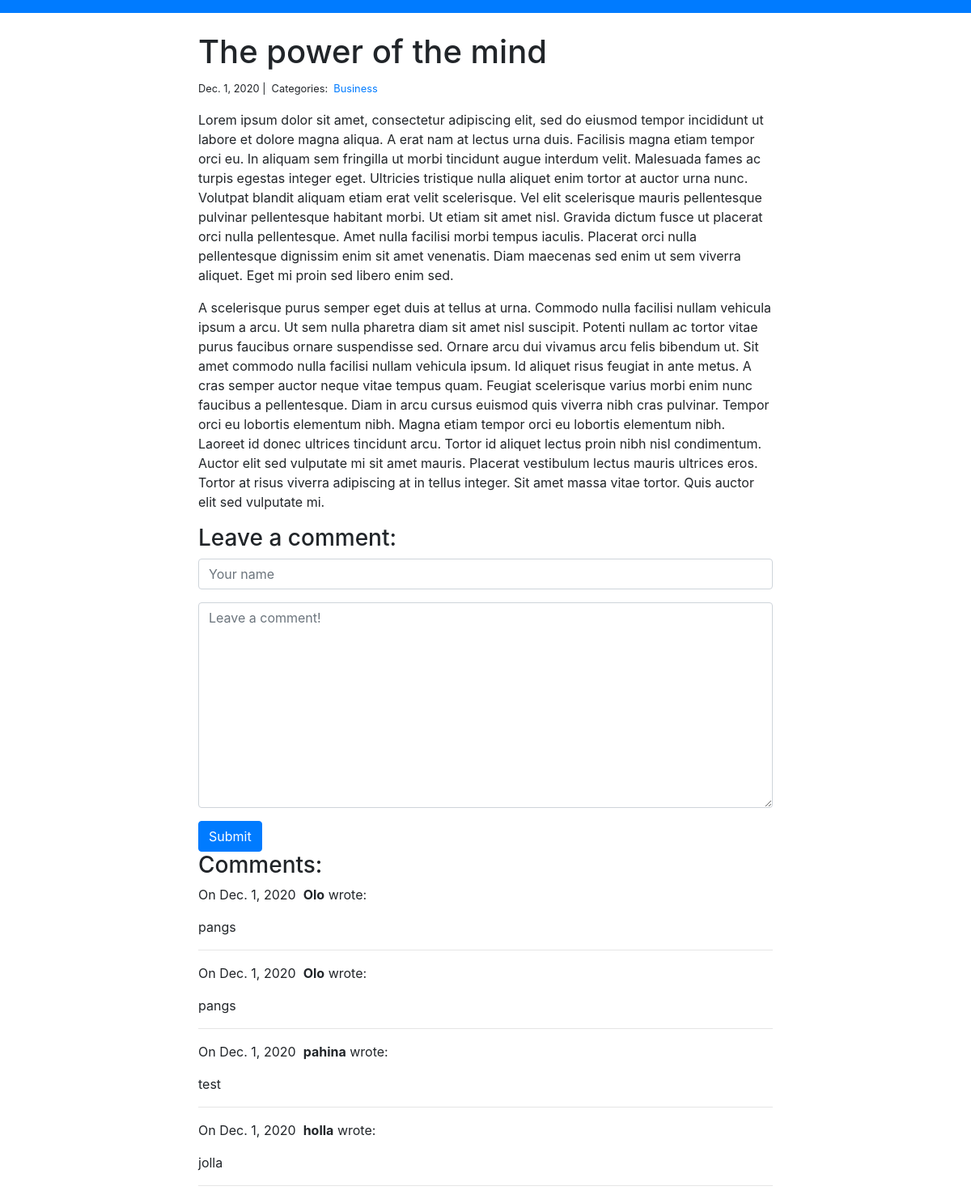
The app's page /blog/2/ with its own data.
### blog/models.py (models this page shows, shortened)
class Post(models.Model):
    title = models.CharField(max_length=255)
    body = models.TextField()
    created_on = models.DateTimeField(auto_now_add=True)
    last_modified = models.DateTimeField(auto_now=True)
    categories = models.ManyToManyField('Category', related_name='posts')

class Category(models.Model):
    name = models.CharField(max_length=20)
    class Meta:
        verbose_name_plural = "Categories"

class Comment(models.Model):
    author = models.CharField(max_length=60)
    body = models.TextField()
    created_on = models.DateTimeField(auto_now_add=True)
    post = models.ForeignKey('Post', on_delete=models.CASCADE)

### blog/views.py (the view, shortened to what this page needs)
# urls.py: path('<int:pk>/', views.blog_detail, name='blog_detail'),
def blog_detail(request, pk):
    post = Post.objects.get(pk=pk)
    form = CommentForm()  # ginawa natin sa forms.py #making an instance of this class
    comments = Comment.objects.filter(post=post)
    context = {
        'post': post,
        'comments': comments,
        'form':form,
    }
    return render(request, 'blogs/blog_detail.html', context)

### blog/forms.py
class CommentForm(forms.Form):
    author = forms.CharField(
        max_length=60,
        widget=forms.TextInput(attrs={
            "class": "form-control",
            "placeholder": "Your name",
        })
    )
    body = forms.CharField(widget=forms.Textarea(
        attrs={ # attrs = access ang attrs sa CSS :>
            "class": "form-control",
            "placeholder": "Leave a comment!"
        }
    ))

### templates/blogs/blog_detail.html (shortened to what this page needs)
{% extends 'paulo_portfolio/_base.html' %}
{% block content %}
<div class="col-md-8 offset-md-2">
    <h1>{{ post.title }}</h1>
    <small>
        {{ post.created_on.date }} |&nbsp;
        Categories:&nbsp;
        {% for category in post.categories.all %}
        <a href="{% url 'blog:blog_category' category.name %}">
            {{ category.name }}
        </a>&nbsp;
        {% endfor %}
    </small>
    <p>{{ post.body | linebreaks }}</p>
    <h3>Leave a comment:</h3>
    <form action="/blog/{{ post.pk }}/" method="post">
        <div class="form-group">
            {{ form.author }}
        </div>
        <div class="form-group">
            {{ form.body }}
        </div>
        <button type="submit" class="btn btn-primary">Submit</button>
    </form>
    <h3>Comments:</h3>
    {% for comment in comments %}
    <p>
        On {{comment.created_on.date }}&nbsp;
        <b>{{ comment.author }}</b> wrote:
    </p>
    <p>{{ comment.body }}</p>
    <hr>
    {% endfor %}
</div>
{% endblock %}

### templates/paulo_portfolio/_base.html (shortened to what this page needs)
{% load static %}
<!DOCTYPE html>
<html>
<head>
    <link
    rel="stylesheet"
    href="{% static 'bootstrap.css' %}"
  />
</head>
<body class="base">
    {% include 'paulo_portfolio/_navbar.html' %}
    <div class="container">
        {% block content %}{% endblock %}
    </div>
</body>
</html>

### templates/paulo_portfolio/_navbar.html (shortened to what this page needs)
{% load static %}
<nav class="navbar navbar-dark bg-primary mb-4">
</nav>

### records on screen
Post: title "The power of the mind", created_on "Dec. 1, 2020", body "Lorem ipsum dolor sit amet, consectetur adipiscing elit, sed do eiusmod tempor incididunt ut labore et dolore magna aliqua. A erat nam at lectus urna duis. Facilisis magna etiam tempor orci eu. In aliquam sem fringilla ut morbi tincidunt augue interdum velit. Malesuada fames ac turpis egestas integer eget. Ultricies tristique nulla aliquet enim tortor at auctor urna nunc. Volutpat blandit aliquam etiam erat velit scelerisque. Vel elit scelerisque mauris pellentesque pulvinar pellentesque habitant morbi. Ut etiam sit amet nisl. Gravida dictum fusce ut placerat orci nulla pellentesque. Amet nulla facilisi morbi tempus iaculis. Placerat orci nulla pellentesque dignissim enim sit amet…"
Category: name "Business"
Comment: created_on "Dec. 1, 2020", author "Olo", body "pangs"
Comment: created_on "Dec. 1, 2020", author "Olo", body "pangs"
Comment: created_on "Dec. 1, 2020", author "pahina", body "test"
Comment: created_on "Dec. 1, 2020", author "holla", body "jolla"
